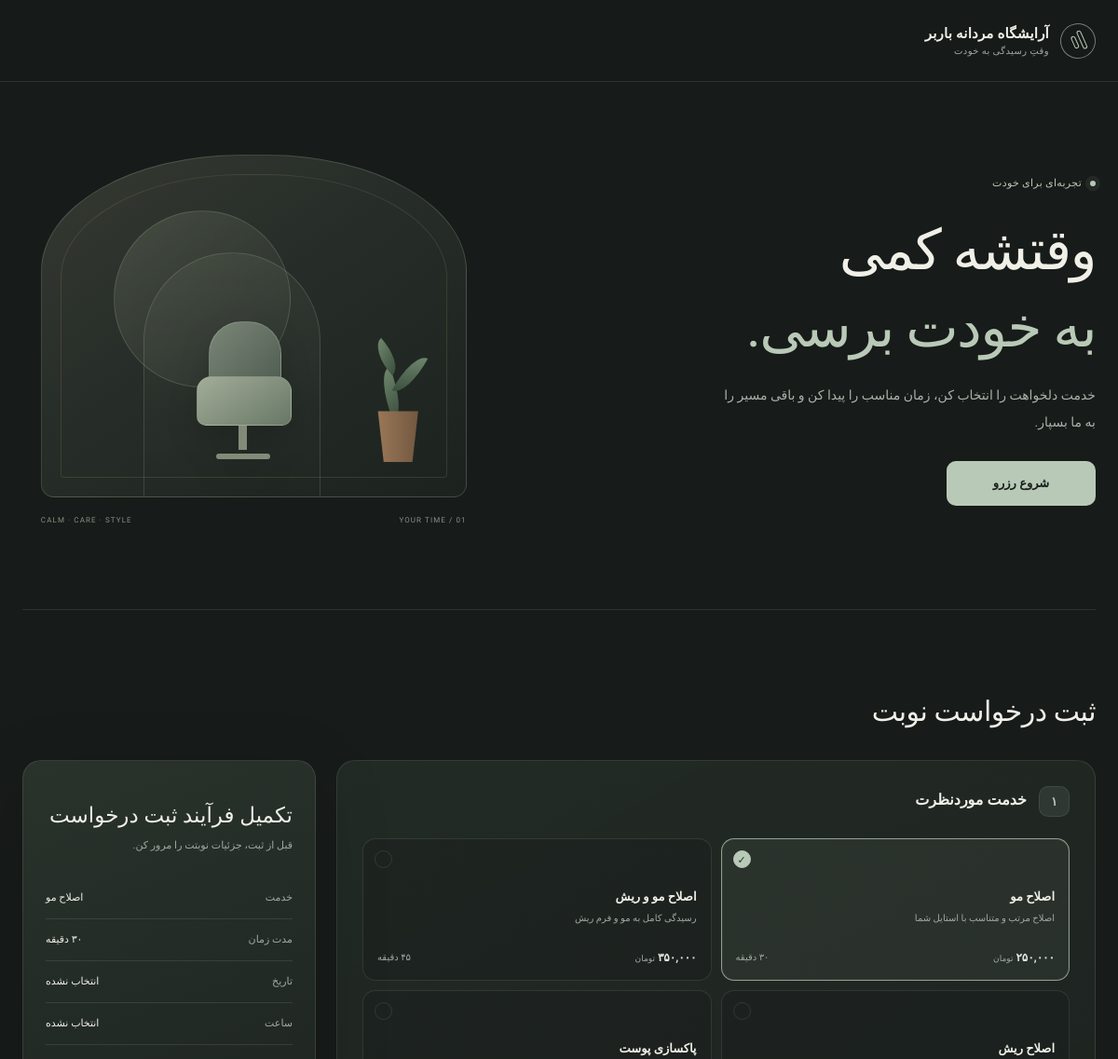
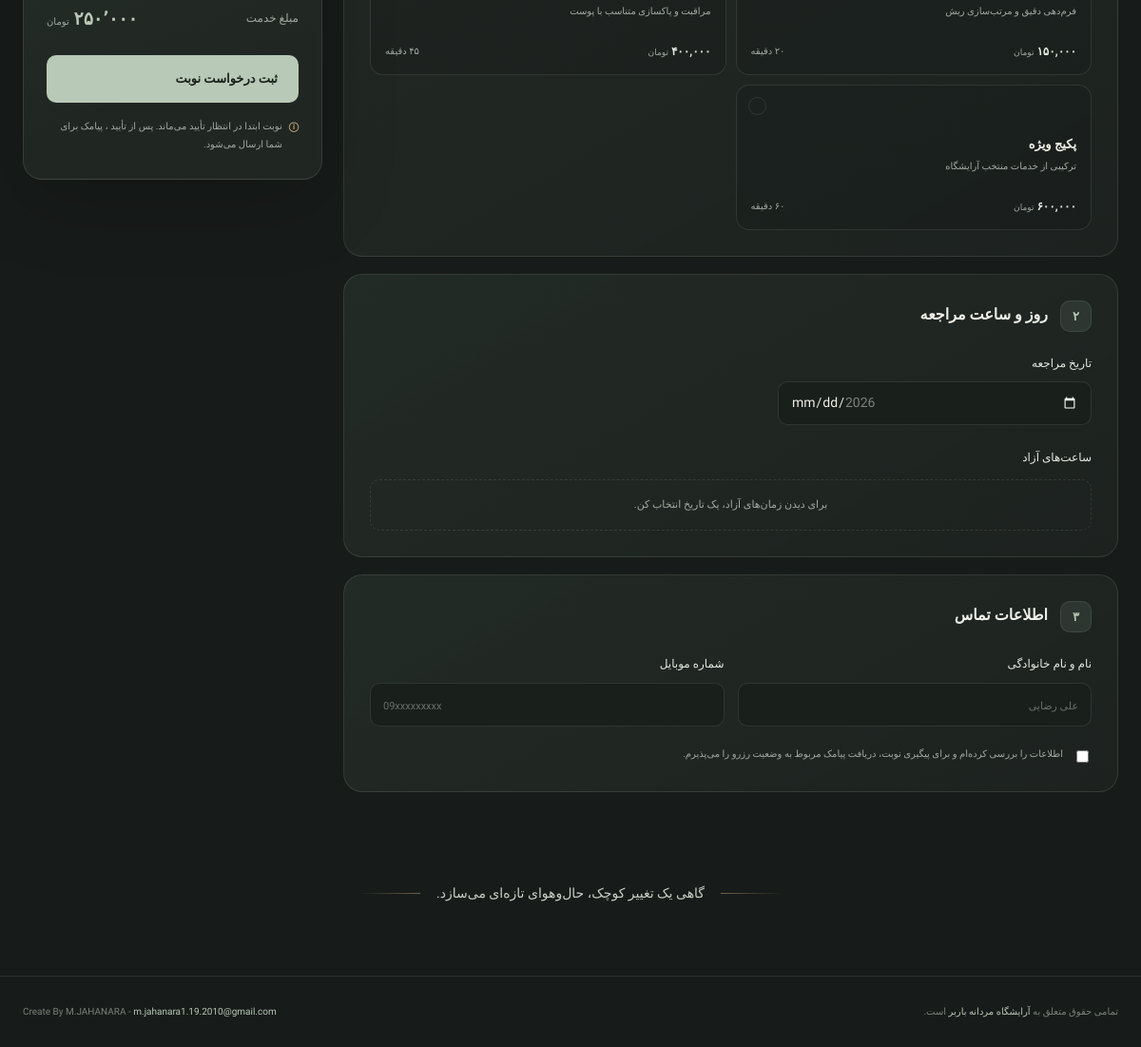
The page / on the database its author committed (2 pictures, top to bottom).
### tables this page shows
CREATE TABLE IF NOT EXISTS services (
    id BIGINT UNSIGNED NOT NULL AUTO_INCREMENT PRIMARY KEY,
    name VARCHAR(160) NOT NULL,
    description VARCHAR(500) NOT NULL DEFAULT '',
    duration_minutes SMALLINT UNSIGNED NOT NULL,
    price BIGINT UNSIGNED NOT NULL,
    is_active TINYINT(1) NOT NULL DEFAULT 1,
    sort_order SMALLINT NOT NULL DEFAULT 0,
    created_at TIMESTAMP NOT NULL DEFAULT CURRENT_TIMESTAMP,
    INDEX idx_services_active_sort (is_active, sort_order)
);

### includes/bootstrap.php (called while the page is built, shortened)
<?php
function toPersianDigits(string|int $number): string {
    return strtr((string)$number, [
        '0' => '۰', '1' => '۱', '2' => '۲',
        '3' => '۳', '4' => '۴', '5' => '۵',
        '6' => '۶', '7' => '۷', '8' => '۸',
        '9' => '۹'
    ]);
}
function db(): PDO
{
    $dsn = 'mysql:host=' . DB_HOST . ';dbname=' . DB_NAME . ';charset=utf8mb4';
    $pdo = new PDO($dsn, DB_USER, DB_PASS, [
        PDO::ATTR_ERRMODE => PDO::ERRMODE_EXCEPTION,
        PDO::ATTR_DEFAULT_FETCH_MODE => PDO::FETCH_ASSOC,
        PDO::ATTR_EMULATE_PREPARES => false,
    ]);
    return $pdo;
}
function e(mixed $value): string
{
    return htmlspecialchars((string)$value, ENT_QUOTES | ENT_SUBSTITUTE, 'UTF-8');
}

### index.php (the view, shortened to what this page needs)
<?php
require_once __DIR__ . '/includes/bootstrap.php';
try {
    $services = db()->query('SELECT id, name, description, duration_minutes, price FROM services WHERE is_active = 1 ORDER BY sort_order, id')->fetchAll();
} catch (Throwable $e) {
    http_response_code(500);
    $services = [];
    $dbError = true;
}
?>
<!doctype html>
<html lang="fa" dir="rtl">
<head>
  <link rel="stylesheet" href="assets/css/style.css">
</head>
<body class="booking-page">
  <header class="site-header">
    <a class="brand" href="index.php" aria-label="صفحه اصلی">
      <span class="brand-mark" aria-hidden="true"><span></span><span></span></span>
      <span class="brand-copy"><strong><?= e(SHOP_NAME) ?></strong><small><?= e(SHOP_TAGLINE) ?></small></span>
    </a>
  </header>
  <main>
    <section class="hero section-shell">
      <div class="hero-copy">
        <span class="eyebrow"><span class="eyebrow-dot"></span> تجربه‌ای برای خودت</span>
        <h1>وقتشه کمی<br><em>به خودت برسی.</em></h1>
        <p>خدمت دلخواهت را انتخاب کن، زمان مناسب را پیدا کن و باقی مسیر را به ما بسپار.</p>
        <a class="button button-primary hero-cta" href="#booking">شروع رزرو</a>
      </div>
      <div class="hero-art" aria-label="فضایی گرم و مینیمال با حال‌وهوای آرایشگاه">
        <div class="art-glow"></div><div class="art-frame"><div class="art-circle"></div><div class="art-arch"></div><div class="art-chair"><i></i><b></b><span></span></div><div class="art-plant"><i></i><i></i><i></i><b></b></div></div>
        <div class="art-caption"><span>01 / YOUR TIME</span><span>CALM · CARE · STYLE</span></div>
      </div>
    </section>
    <section class="booking-section section-shell" id="booking">
      <div class="section-heading">
        <div><span class="eyebrow"></span><h2>ثبت درخواست نوبت </h2></div>
      </div>
      <?php if (!empty($dbError)): ?>
        <div class="notice notice-error" role="alert"><span class="notice-symbol">!</span><div><strong>اتصال پایگاه داده برقرار نیست.</strong><p>ابتدا راهنمای README را دنبال کنید و فایل database/schema.sql را در MySQL اجرا کنید.</p></div></div>
      <?php else: ?>
      <form id="booking-form" class="booking-layout" action="book.php" method="post" novalidate>
        <div class="booking-main">
          <section class="form-card" aria-labelledby="service-title">
            <div class="card-heading"><span class="step-number">۱</span><div><h3 id="service-title">خدمت موردنظرت</h3></div></div>
            <div class="service-grid">
              <?php foreach ($services as $index => $service): ?>
                <label class="service-option">
                  <span class="service-card"><span class="service-icon" aria-hidden="true"></span><span class="service-name"><?= e($service['name']) ?></span><span class="service-desc"><?= e($service['description']) ?></span><span class="service-foot"><b><?= toPersianDigits(number_format((int)$service['price'])) ?> <small>تومان</small></b><small><?= toPersianDigits((int)$service['duration_minutes']) ?> دقیقه</small></span><span class="service-check" aria-hidden="true">✓</span></span>
                </label>
              <?php endforeach; ?>
            </div>
          </section>
          <section class="form-card" aria-labelledby="datetime-title">
            <div class="card-heading"><span class="step-number">۲</span><div><h3 id="datetime-title">روز و ساعت مراجعه</h3></div></div>
            <div class="date-field"><label for="booking-date">تاریخ مراجعه</label><input id="booking-date" name="booking_date" type="date" data-min-date="<?= e((new DateTimeImmutable('today', new DateTimeZone(APP_TIMEZONE)))->format('Y-m-d')) ?>" data-max-date="<?= e((new DateTimeImmutable('today', new DateTimeZone(APP_TIMEZONE)))->modify('+' . BOOKING_DAYS_AHEAD . ' days')->format('Y-m-d')) ?>" required></div>
            <div class="time-area"><div class="time-area-heading"><label>ساعت‌های آزاد</label></div><div id="time-slots" class="time-slots" aria-live="polite"><div class="slot-placeholder">برای دیدن زمان‌های آزاد، یک تاریخ انتخاب کن.</div></div></div>
          </section>
          <section class="form-card" aria-labelledby="customer-title">
            <div class="card-heading"><span class="step-number">۳</span><div><h3 id="customer-title">اطلاعات تماس</h3></div></div>
            <div class="customer-fields"><div class="field-group"><label for="customer-name">نام و نام خانوادگی</label><input id="customer-name" name="customer_name" type="text" minlength="2" maxlength="120" placeholder="علی رضایی" autocomplete="name" required></div><div class="field-group"><label for="customer-phone">شماره موبایل</label><input id="customer-phone" name="customer_phone" type="tel" inputmode="numeric" maxlength="11" placeholder="09xxxxxxxxx" autocomplete="tel" required></div></div>
            <label class="consent-line"><input type="checkbox" name="consent" value="1" required><span>اطلاعات را بررسی کرده‌ام و برای پیگیری نوبت، دریافت پیامک مربوط به وضعیت رزرو را می‌پذیرم.</span></label>
          </section>
        </div>
        <aside class="booking-summary">
          <h3>تکمیل فرآیند ثبت درخواست</h3><p class="summary-intro">قبل از ثبت، جزئیات نوبتت را مرور کن.</p>
          <div class="summary-line"><span>خدمت</span><strong id="summary-service"><?= e($services[0]['name'] ?? 'انتخاب نشده') ?></strong></div>
          <div class="summary-line"><span>مدت زمان</span><strong id="summary-duration"><?= isset($services[0]) ? (int)$services[0]['duration_minutes'] . ' دقیقه' : '—' ?></strong></div>
          <div class="summary-line"><span>تاریخ</span><strong id="summary-date">انتخاب نشده</strong></div>
          <div class="summary-line"><span>ساعت</span><strong id="summary-time">انتخاب نشده</strong></div>
          <div class="summary-total"><span>مبلغ خدمت</span><strong><span id="summary-price"><?= isset($services[0]) ? number_format((int)$services[0]['price']) : '—' ?></span> <small>تومان</small></strong></div>
          <button class="button button-primary submit-booking" type="submit" <?= !$services ? 'disabled' : '' ?>>ثبت درخواست نوبت</button>
          <p class="summary-note"><span>ⓘ</span> نوبت ابتدا در انتظار تأیید می‌ماند. پس از تأیید ، پیامک برای شما ارسال می‌شود.</p>
        </aside>
      </form>
      <?php endif; ?>
    </section>
    <section class="closing-note section-shell"><span class="closing-rule" style="transform: scaleX(-1);"></span><p>گاهی یک تغییر کوچک، حال‌وهوای تازه‌ای می‌سازد.</p><span class="closing-rule"></span></section>
  </main>
  <footer class="site-footer"><span>تمامی حقوق متعلق به  <span style="color:var(--sage)"><?= e(SHOP_NAME)?></span> است.</span><span> Create By <?= e(DEVELOPER_NAME) ?> - <a href="mailto:<?= e(DEVELOPER_EMAIL) ?>" style="color:var(--sage)"><?= e(DEVELOPER_EMAIL) ?></a></span></footer>
</body>
</html>

### rows shown on the page
services: name "اصلاح مو", description "اصلاح مرتب و متناسب با استایل شما"
services: name "اصلاح مو و ریش", description "رسیدگی کامل به مو و فرم ریش", price "۳۵۰,۰۰۰"
services: name "اصلاح ریش", description "فرم‌دهی دقیق و مرتب‌سازی ریش"
services: name "پاکسازی پوست", description "مراقبت و پاکسازی متناسب با پوست", price "۴۰۰,۰۰۰"
services: name "پکیج ویژه", description "ترکیبی از خدمات منتخب آرایشگاه"

### other values the page prints
SHOP_NAME "آرایشگاه مردانه باربر"
SHOP_TAGLINE "وقتِ رسیدگی به خودت"
DEVELOPER_NAME "M.JAHANARA"
DEVELOPER_EMAIL "m.jahanara1.19.2010@gmail.com"
